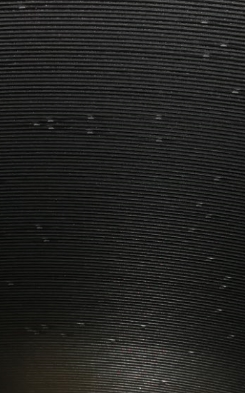
#> input picture 5.jpg, 245 x 393 px
$ python detect.py
#> lines starting #> are read from the running program, lines starting #| are printed output that depends on the picture; after the words box and inside, x2 and y2 are one past the last pixel; in counts of white or black regions, pixels touching at a corner belong together
# -*- coding: utf-8 -*-
"""

"""

import cv2
import numpy as np

def detect_function():
    filename = '5.jpg'
    img = cv2.imread(filename)
#> img is the input picture: shape (393, 245, 3); mean B, G, R 33, 34.7, 34.7
    gray = cv2.cvtColor(img,cv2.COLOR_BGR2GRAY)
    col = len(gray[0])
#> col = 245
    row = len(gray)
#> row = 393
    gray = np.float32(gray)
    dst = cv2.cornerHarris(gray,2,3,0.04)
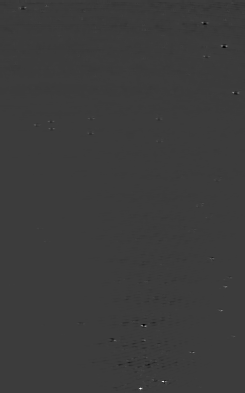
#> dst: shape (393, 245) float32; min -2730992.5, max 8790169, mean -20015.9; drawn with min black and max white
    #result is dilated for marking the corners, not important
    arr = dst>0.03*dst.max()
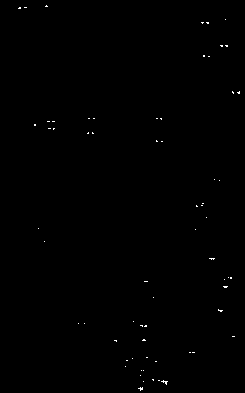
#> arr: shape (393, 245) bool; 0.21% white in thin lines or dots, all inside (x1, y1, x2, y2) = (18, 5, 240, 391)
    arr1 = np.zeros((len(arr), len(arr[0])))
#> arr1: shape (393, 245) float64; every value is 0
    for i in range(len(arr)):
        for j in range(len(arr[0])):
            if arr[i][j] == True:
                arr1[i][j] = 1
            else:
                arr1[i][j] = 0
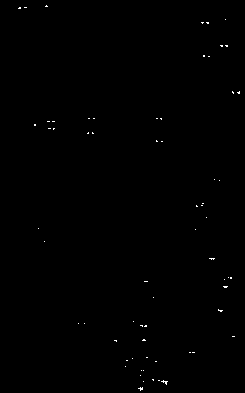
#> arr1: shape (393, 245) float64; values 0 (black) and 1 (white), 0.21% white in thin lines or dots, all inside (x1, y1, x2, y2) = (18, 5, 240, 391)
    index = np.argwhere(arr==1)
#> index = 204 pairs, first value 5 to 390, second value 18 to 239
    '''
    L = len(index)
    for i in range(L):
        for j in range(i, L):
            if ((index[i][0]==index[j][0])&((index[j][1]-index[i][0])<=10)):
                cv2.line(img,(index[i][1], index[i][0]), (index[i][1], index[i][0]), (0, 0, 255), 3)
            if ((index[i][1]==index[j][1])&((index[j][0]-index[i][0])<=3)):
                cv2.line(img,(index[i][1], index[i][0]), (index[j][1], index[i][0]), (0, 0, 255), 3)
    cv2.imwrite("rect5.jpg", img)
    '''

    '''
    length = 10
    height = 6
    MAX_DIST = np.sqrt(length**2+height**2)
    start_length = int(length/2)
    start_height = int(height/2)
    pair = []
    L = len(index)
    for i in range(start_height, row, height):
        for j in range(start_length, col, height):
            pair.append([i, j])
    NUM = len(pair)
    rect = []
    count = 0
    for k in range(NUM):
        for r in range(L):
            if np.linalg.norm(pair[k]-index[r])<MAX_DIST-1:
                    count += 1
        #print(k,count)
        if count >=6:
            rect.append(pair[k])
        count = 0
    M = len(rect)
    for i in range(M):
        cv2.rectangle(img, (rect[i][1]-start_length, rect[i][0]-start_height), (rect[i][1]+start_length, rect[i][0]+start_height), (0, 0, 255), 1)

    #cv2.rectangle(img, (1, 242), (393, 245), (0, 0, 255), 1)
    cv2.imwrite("rect5.jpg", img)
    #cv2.imshow('dst',img)
    '''
    count = 0
    for i in range(1, row, 2):
        for j in range(4, col, 4):
            count = sum(arr[i-1, j-4:j+4])+sum(arr[i, j-4:j+4])+sum(arr[i+1, j-4:j+4])
            if count>=4:
                cv2.rectangle(img, (j-4 , i-1), (j+4, i+1), (0, 0, 255), 1)
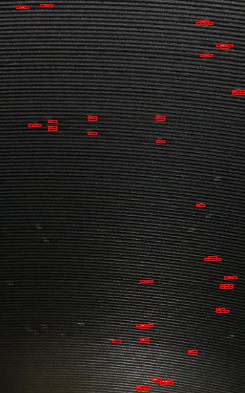
#> img: shape (393, 245, 3); 0.92% of pixels changed, all inside (x1, y1, x2, y2) = (16, 4, 245, 391)
    cv2.imwrite("rect5.jpg", img)

if __name__ == '__main__':
    detect_function()
